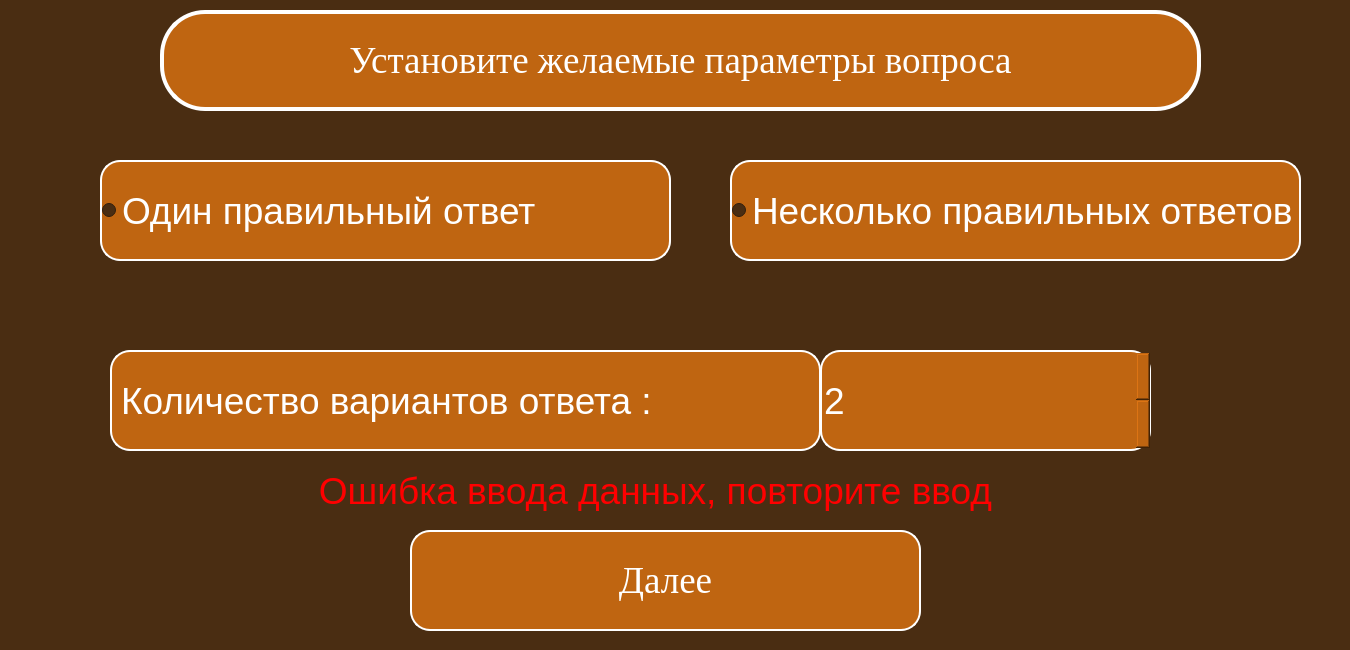
<?xml version="1.0" encoding="UTF-8"?>
<ui version="4.0">
 <class>Dialog</class>
 <widget class="QDialog" name="Dialog">
  <property name="geometry">
   <rect>
    <x>0</x>
    <y>0</y>
    <width>1350</width>
    <height>650</height>
   </rect>
  </property>
  <property name="windowTitle">
   <string>Dialog</string>
  </property>
  <property name="styleSheet">
   <string notr="true">background-color: rgb(74, 45, 18);
font-size:28pt;</string>
  </property>
  <widget class="QLabel" name="label">
   <property name="geometry">
    <rect>
     <x>160</x>
     <y>10</y>
     <width>1041</width>
     <height>101</height>
    </rect>
   </property>
   <property name="font">
    <font>
     <family>Times New Roman</family>
     <pointsize>30</pointsize>
     <weight>50</weight>
     <italic>false</italic>
     <bold>false</bold>
    </font>
   </property>
   <property name="styleSheet">
    <string notr="true">font: 30pt &quot;Times New Roman&quot;;
color: white;
background-color: rgb(191, 101, 17);
border-radius: 45px;
border: 4px solid #ffffff;</string>
   </property>
   <property name="text">
    <string>Установите желаемые параметры вопроса</string>
   </property>
   <property name="scaledContents">
    <bool>false</bool>
   </property>
   <property name="alignment">
    <set>Qt::AlignCenter</set>
   </property>
   <property name="wordWrap">
    <bool>true</bool>
   </property>
  </widget>
  <widget class="QPushButton" name="nextButton">
   <property name="geometry">
    <rect>
     <x>410</x>
     <y>530</y>
     <width>511</width>
     <height>101</height>
    </rect>
   </property>
   <property name="font">
    <font>
     <family>Times New Roman</family>
     <pointsize>50</pointsize>
     <weight>50</weight>
     <italic>false</italic>
     <bold>false</bold>
    </font>
   </property>
   <property name="styleSheet">
    <string notr="true">QPushButton {
color: white;
background-color: rgb(191, 101, 17);
border-radius: 20px;
border: 2px solid #ffffff;
font: 50pt &quot;Times New Roman&quot;;
}

QPushButton:pressed {
color: rgb(191, 101, 17);
background-color: white;
border: 4px solid rgb(191, 101, 17);
font: 50pt &quot;Times New Roman&quot;;
}</string>
   </property>
   <property name="text">
    <string>Далее</string>
   </property>
  </widget>
  <widget class="QRadioButton" name="btn1">
   <property name="geometry">
    <rect>
     <x>100</x>
     <y>160</y>
     <width>571</width>
     <height>101</height>
    </rect>
   </property>
   <property name="minimumSize">
    <size>
     <width>480</width>
     <height>0</height>
    </size>
   </property>
   <property name="maximumSize">
    <size>
     <width>1000</width>
     <height>16777215</height>
    </size>
   </property>
   <property name="font">
    <font>
     <pointsize>28</pointsize>
    </font>
   </property>
   <property name="styleSheet">
    <string notr="true">QRadioButton:unchecked {
color: white;
background-color: rgb(191, 101, 17);
border-radius: 20px;
border: 2px solid #ffffff;
font: 40pt &quot;Times New Roman&quot;;
}

QRadioButton:pressed {
color: rgb(191, 101, 17);
background-color: white;
border: 4px solid rgb(191, 101, 17);
font: 40pt &quot;Times New Roman&quot;;
}

QRadioButton:checked {
color: rgb(191, 101, 17);
background-color: white;
border: 4px solid rgb(191, 101, 17);
font: 40pt &quot;Times New Roman&quot;;
}</string>
   </property>
   <property name="text">
    <string>Один правильный ответ</string>
   </property>
  </widget>
  <widget class="QRadioButton" name="btn2">
   <property name="geometry">
    <rect>
     <x>730</x>
     <y>160</y>
     <width>571</width>
     <height>101</height>
    </rect>
   </property>
   <property name="minimumSize">
    <size>
     <width>480</width>
     <height>0</height>
    </size>
   </property>
   <property name="maximumSize">
    <size>
     <width>1000</width>
     <height>16777215</height>
    </size>
   </property>
   <property name="font">
    <font>
     <pointsize>28</pointsize>
    </font>
   </property>
   <property name="styleSheet">
    <string notr="true">QRadioButton:unchecked {
color: white;
background-color: rgb(191, 101, 17);
border-radius: 20px;
border: 2px solid #ffffff;
font: 40pt &quot;Times New Roman&quot;;
}

QRadioButton:pressed {
color: rgb(191, 101, 17);
background-color: white;
border: 4px solid rgb(191, 101, 17);
font: 40pt &quot;Times New Roman&quot;;
}

QRadioButton:checked {
color: rgb(191, 101, 17);
background-color: white;
border: 4px solid rgb(191, 101, 17);
font: 40pt &quot;Times New Roman&quot;;
}</string>
   </property>
   <property name="text">
    <string>Несколько правильных ответов</string>
   </property>
  </widget>
  <widget class="QSpinBox" name="spinBox">
   <property name="geometry">
    <rect>
     <x>820</x>
     <y>350</y>
     <width>331</width>
     <height>101</height>
    </rect>
   </property>
   <property name="styleSheet">
    <string notr="true">color: white;
background-color: rgb(191, 101, 17);
border-radius: 20px;
border: 2px solid #ffffff;
font: 40pt &quot;Times New Roman&quot;;</string>
   </property>
   <property name="minimum">
    <number>2</number>
   </property>
   <property name="maximum">
    <number>6</number>
   </property>
  </widget>
  <widget class="QLabel" name="label_2">
   <property name="geometry">
    <rect>
     <x>110</x>
     <y>350</y>
     <width>711</width>
     <height>101</height>
    </rect>
   </property>
   <property name="styleSheet">
    <string notr="true">color: white;
background-color: rgb(191, 101, 17);
border-radius: 20px;
border: 2px solid #ffffff;
font: 40pt &quot;Times New Roman&quot;;</string>
   </property>
   <property name="text">
    <string>Количество вариантов ответа :</string>
   </property>
  </widget>
  <widget class="QLabel" name="label_3">
   <property name="geometry">
    <rect>
     <x>170</x>
     <y>470</y>
     <width>971</width>
     <height>41</height>
    </rect>
   </property>
   <property name="styleSheet">
    <string notr="true">font: 20pt &quot;Times New Roman&quot;;
color: red;</string>
   </property>
   <property name="text">
    <string>Ошибка ввода данных, повторите ввод</string>
   </property>
   <property name="alignment">
    <set>Qt::AlignCenter</set>
   </property>
  </widget>
 </widget>
 <resources/>
 <connections/>
</ui>
